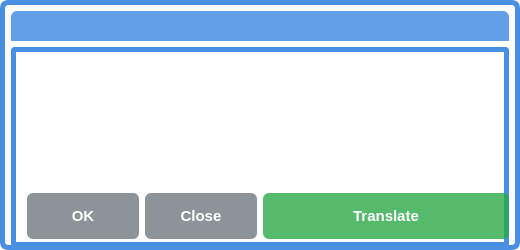
<?xml version="1.0" encoding="UTF-8"?>
<ui version="4.0">
 <class>boxWin</class>
 <widget class="QDialog" name="boxWin">
  <property name="geometry">
   <rect>
    <x>0</x>
    <y>0</y>
    <width>520</width>
    <height>250</height>
   </rect>
  </property>
  <property name="minimumSize">
   <size>
    <width>200</width>
    <height>150</height>
   </size>
  </property>
  <property name="maximumSize">
   <size>
    <width>16777215</width>
    <height>16777215</height>
   </size>
  </property>
  <property name="windowTitle">
   <string>Translation Capture Area</string>
  </property>
  <property name="styleSheet">
   <string notr="true">
QDialog {
    background-color: transparent;
    border: 5px solid #4a90e2;
    border-radius: 8px;
}

QLabel#frameLbl {
    background-color: rgba(74, 144, 226, 30);
    border: 5px solid #4a90e2;
    border-radius: 4px;
}

QPushButton {
    background-color: rgba(74, 144, 226, 200);
    color: white;
    border: none;
    border-radius: 6px;
    padding: 8px 16px;
    font-weight: bold;
    font-size: 11pt;
    min-height: 30px;
}

QPushButton:hover {
    background-color: rgba(53, 122, 189, 220);
}

QPushButton:pressed {
    background-color: rgba(42, 90, 138, 240);
}

QPushButton#translateBtn {
    background-color: rgba(40, 167, 69, 200);
    min-width: 120px;
}

QPushButton#translateBtn:hover {
    background-color: rgba(30, 126, 52, 220);
}

QDialogButtonBox QPushButton {
    min-width: 80px;
    background-color: rgba(108, 117, 125, 200);
}

QDialogButtonBox QPushButton:hover {
    background-color: rgba(90, 98, 104, 220);
}
</string>
  </property>
  <layout class="QGridLayout" name="gridLayout_3">
   <item row="0" column="0">
    <layout class="QVBoxLayout" name="verticalLayout">
     <item>
      <widget class="QLabel" name="titleBar">
       <property name="minimumSize">
        <size>
         <width>0</width>
         <height>30</height>
        </size>
       </property>
       <property name="maximumSize">
        <size>
         <width>16777215</width>
         <height>30</height>
        </size>
       </property>
       <property name="font">
        <font>
         <pointsize>10</pointsize>
         <weight>75</weight>
         <bold>true</bold>
        </font>
       </property>
       <property name="styleSheet">
        <string notr="true">
QLabel {
    background-color: rgba(74, 144, 226, 220);
    color: white;
    padding: 5px;
    border-top-left-radius: 6px;
    border-top-right-radius: 6px;
}
</string>
       </property>
       <property name="text">
        <string></string>
       </property>
       <property name="alignment">
        <set>Qt::AlignCenter</set>
       </property>
      </widget>
     </item>
     <item>
      <layout class="QGridLayout" name="gridLayout">
       <item row="0" column="0">
        <widget class="QLabel" name="frameLbl">
         <property name="sizePolicy">
          <sizepolicy hsizetype="Expanding" vsizetype="Expanding">
           <horstretch>0</horstretch>
           <verstretch>0</verstretch>
          </sizepolicy>
         </property>
         <property name="minimumSize">
          <size>
           <width>0</width>
           <height>200</height>
          </size>
         </property>
         <property name="frameShape">
          <enum>QFrame::Box</enum>
         </property>
         <property name="lineWidth">
          <number>4</number>
         </property>
         <property name="text">
          <string></string>
         </property>
         <property name="alignment">
          <set>Qt::AlignCenter</set>
         </property>
         <property name="styleSheet">
          <string notr="true">
QLabel {
    background-color: transparent;
    border: 5px solid #4a90e2;
    border-radius: 4px;
}
</string>
         </property>
        </widget>
       </item>
       <item row="1" column="0">
        <layout class="QHBoxLayout" name="horizontalLayout_2">
         <item>
          <widget class="QDialogButtonBox" name="buttonBox">
           <property name="font">
            <font>
             <pointsize>10</pointsize>
             <weight>50</weight>
             <bold>false</bold>
            </font>
           </property>
           <property name="orientation">
            <enum>Qt::Horizontal</enum>
           </property>
           <property name="standardButtons">
            <set>QDialogButtonBox::Close|QDialogButtonBox::Ok</set>
           </property>
           <property name="centerButtons">
            <bool>false</bool>
           </property>
          </widget>
         </item>
         <item>
          <widget class="QPushButton" name="translateBtn">
           <property name="sizePolicy">
            <sizepolicy hsizetype="Expanding" vsizetype="Fixed">
             <horstretch>0</horstretch>
             <verstretch>0</verstretch>
            </sizepolicy>
           </property>
           <property name="font">
            <font>
             <pointsize>10</pointsize>
             <weight>50</weight>
             <bold>false</bold>
             <underline>false</underline>
             <strikeout>false</strikeout>
            </font>
           </property>
           <property name="text">
            <string>Translate</string>
           </property>
          </widget>
         </item>
        </layout>
       </item>
      </layout>
     </item>
    </layout>
   </item>
  </layout>
 </widget>
 <resources/>
 <connections>
  <connection>
   <sender>buttonBox</sender>
   <signal>rejected()</signal>
   <receiver>boxWin</receiver>
   <slot>reject()</slot>
   <hints>
    <hint type="sourcelabel">
     <x>316</x>
     <y>260</y>
    </hint>
    <hint type="destinationlabel">
     <x>286</x>
     <y>274</y>
    </hint>
   </hints>
  </connection>
  <connection>
   <sender>buttonBox</sender>
   <signal>accepted()</signal>
   <receiver>boxWin</receiver>
   <slot>accept()</slot>
   <hints>
    <hint type="sourcelabel">
     <x>248</x>
     <y>254</y>
    </hint>
    <hint type="destinationlabel">
     <x>157</x>
     <y>274</y>
    </hint>
   </hints>
  </connection>
 </connections>
</ui>
